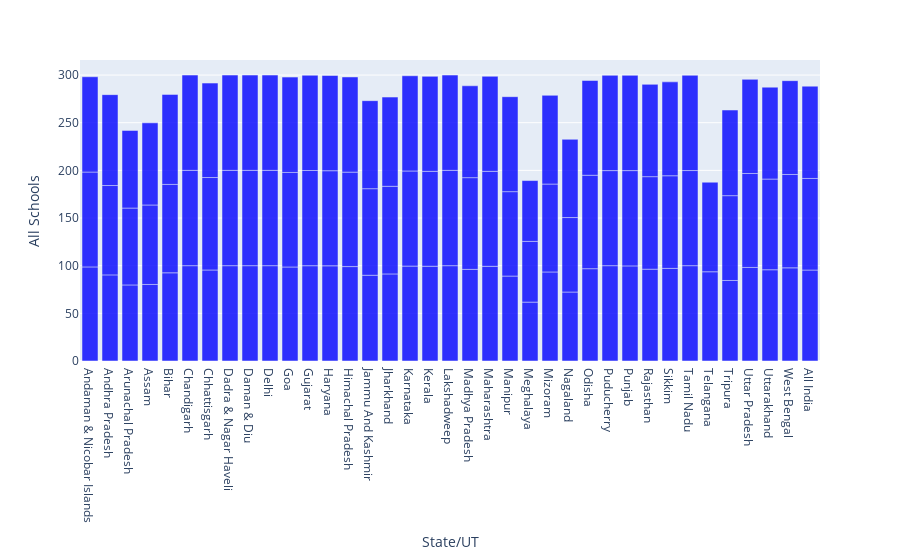

The notebook cell this image was saved under:
### Code cell
px.bar(data_frame=water_df,x = 'State/UT',y = 'All Schools',labels = {'x':'State and UT','y':'All Schools'},opacity=0.8,color_discrete_sequence=['blue'])

### Figure 1 — Plotly figure (JSON) as saved in the notebook; plotly's stock layout.template omitted (floating-point values rounded to 4 significant figures)
{"data": [{"alignmentgroup": "True", "hovertemplate": "State/UT=%{x}<br>All Schools=%{y}<extra></extra>", "legendgroup": "", "marker": {"color": "blue", "opacity": 0.8, "pattern": {"shape": ""}}, "name": "", "offsetgroup": "", "orientation": "v", "showlegend": false, "textposition": "auto", "type": "bar", "x": ["Andaman & Nicobar Islands", "Andaman & Nicobar Islands", "Andaman & Nicobar Islands", "Andhra Pradesh", "Andhra Pradesh", "Andhra Pradesh", "Arunachal Pradesh", "Arunachal Pradesh", "Arunachal Pradesh", "Assam", "Assam", "Assam", "Bihar", "Bihar", "Bihar", "Chandigarh", "Chandigarh", "Chandigarh", "Chhattisgarh", "Chhattisgarh", "Chhattisgarh", "Dadra & Nagar Haveli", "Dadra & Nagar Haveli", "Dadra & Nagar Haveli", "Daman & Diu", "Daman & Diu", "Daman & Diu", "Delhi", "Delhi", "Delhi", "Goa", "Goa", "Goa", "Gujarat", "Gujarat", "Gujarat", "Haryana", "Haryana", "Haryana", "Himachal Pradesh", "Himachal Pradesh", "Himachal Pradesh", "Jammu And Kashmir", "Jammu And Kashmir", "Jammu And Kashmir", "Jharkhand", "Jharkhand", "Jharkhand", "Karnataka", "Karnataka", "Karnataka", "Kerala", "Kerala", "Kerala", "Lakshadweep", "Lakshadweep", "Lakshadweep", "Madhya Pradesh", "Madhya Pradesh", "Madhya Pradesh", "Maharashtra", "Maharashtra", "Maharashtra", "Manipur", "Manipur", "Manipur", "Meghalaya", "Meghalaya", "Meghalaya", "Mizoram", "Mizoram", "Mizoram", "Nagaland", "Nagaland", "Nagaland", "Odisha", "Odisha", "Odisha", "Puducherry", "Puducherry", "Puducherry", "Punjab", "Punjab", "Punjab", "Rajasthan", "Rajasthan", "Rajasthan", "Sikkim", "Sikkim", "Sikkim", "Tamil Nadu", "Tamil Nadu", "Tamil Nadu", "Telangana", "Telangana", "Tripura", "Tripura", "Tripura", "Uttar Pradesh", "Uttar Pradesh", "Uttar Pradesh", "Uttarakhand", "Uttarakhand", "Uttarakhand", "West Bengal", "West Bengal", "West Bengal", "All India", "All India", "All India"], "xaxis": "x", "y": [98.69, 99.52, 100, 90.35, 93.74, 95.37, 79.79, 80.64, 81.47, 80.3, 83.36, 86.21, 92.53, 92.74, 94.43, 100, 100, 100, 95.47, 97.03, 99.06, 100, 100, 100, 100, 100, 100, 100, 100, 100, 98.61, 99.23, 100, 99.97, 99.88, 99.95, 99.87, 99.75, 99.91, 99.06, 99.08, 99.86, 89.95, 90.82, 92.35, 91.35, 91.93, 93.6, 99.54, 99.8, 99.91, 99.4, 99.56, 99.68, 100, 100, 100, 96.13, 96.23, 96.37, 99.31, 99.64, 99.74, 89.09, 88.58, 99.64, 61.76, 63.74, 63.81, 93.39, 92.23, 93.1, 72.33, 78.18, 82.06, 96.85, 98.03, 99.39, 100, 99.73, 100, 99.77, 99.97, 99.98, 96.31, 97.08, 96.84, 97.18, 97.17, 98.51, 100, 99.81, 99.96, 93.6, 94, 84.48, 88.98, 89.84, 98.17, 98.57, 98.73, 95.72, 95.14, 96.43, 97.75, 97.93, 98.42, 95.4, 96.12, 96.81], "yaxis": "y"}], "layout": {"barmode": "relative", "legend": {"tracegroupgap": 0}, "margin": {"t": 60}, "xaxis": {"anchor": "y", "domain": [0, 1], "title": {"text": "State/UT"}}, "yaxis": {"anchor": "x", "domain": [0, 1], "title": {"text": "All Schools"}}}}
